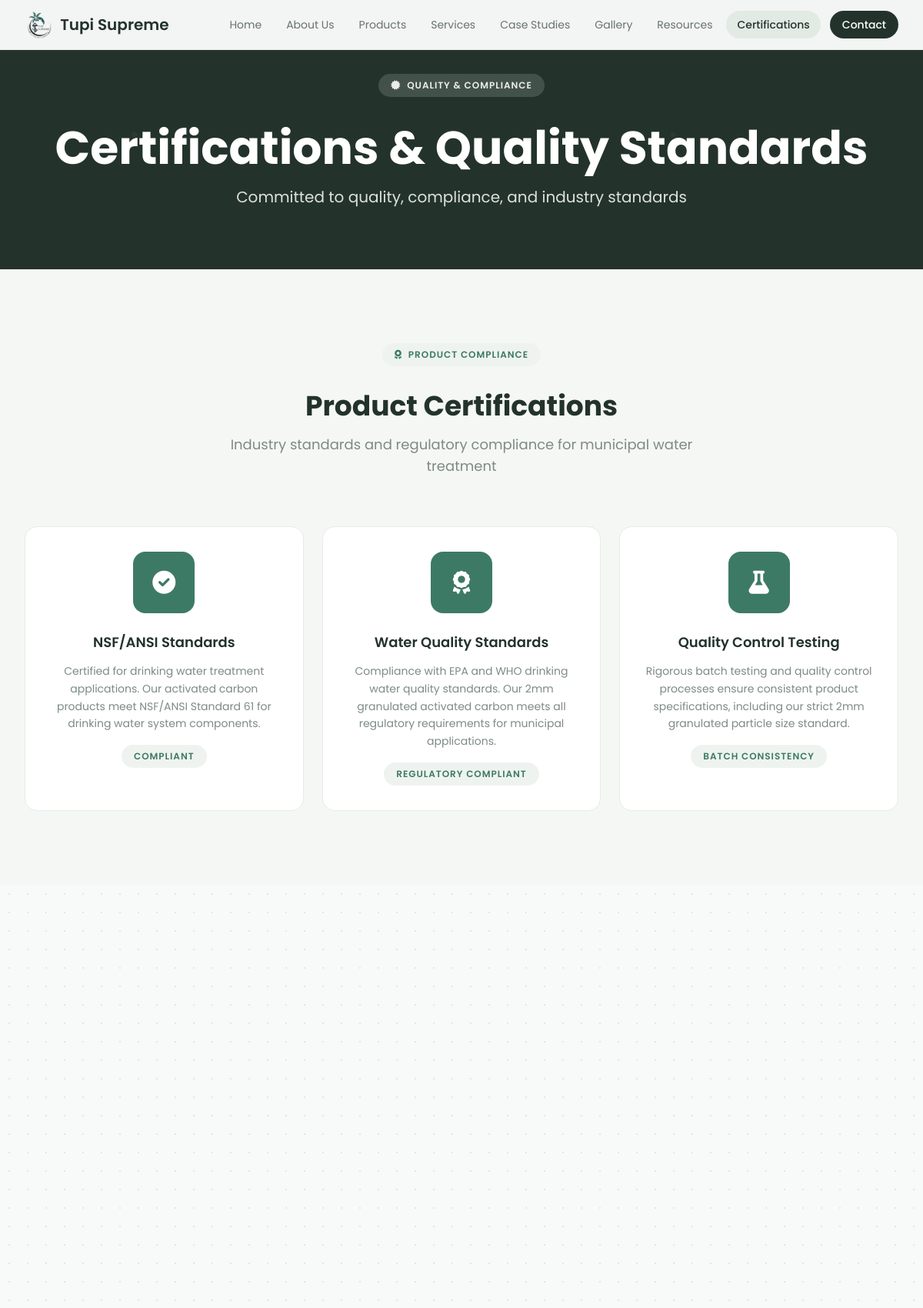
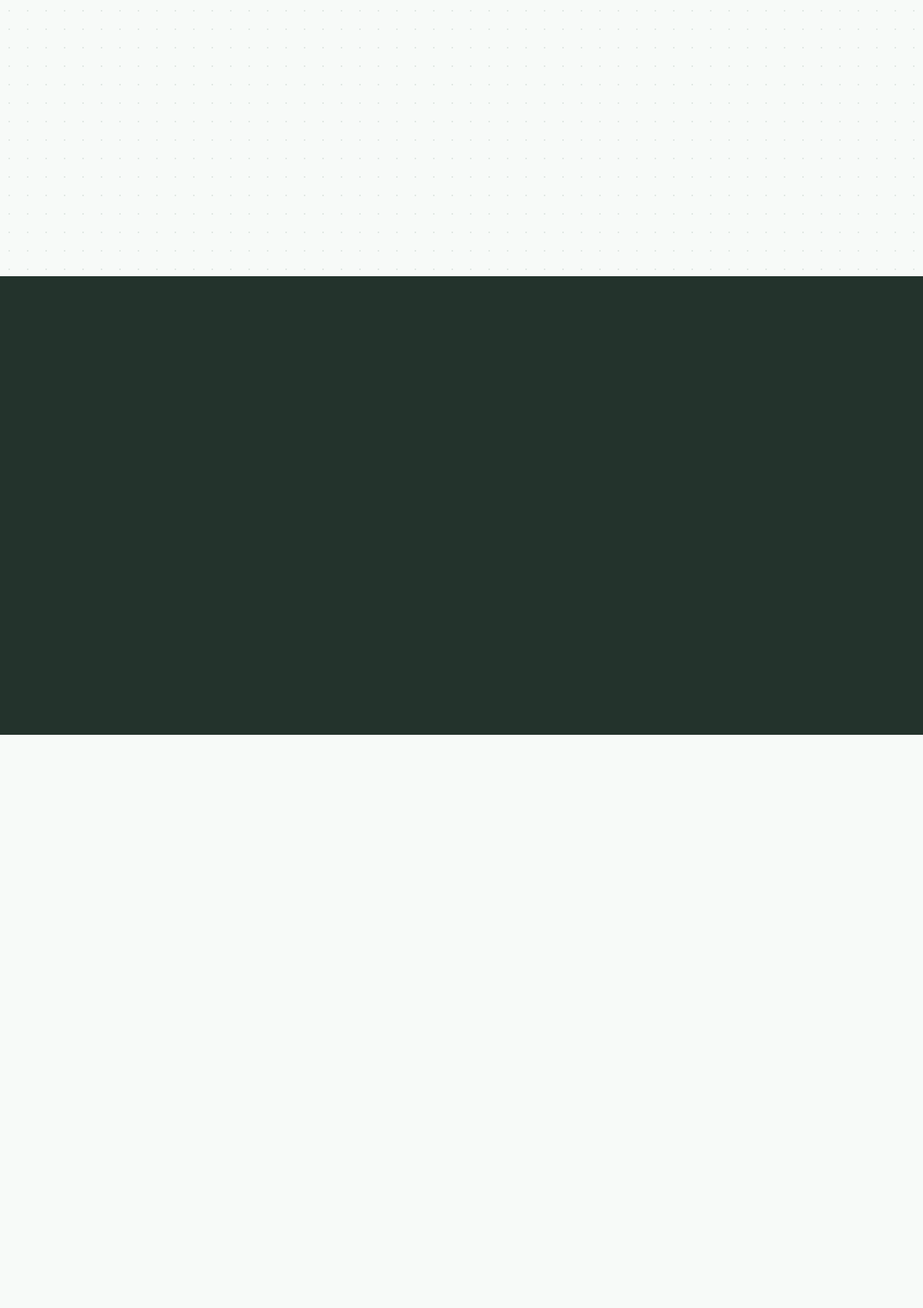
Screenshot of /certifications.php (upper part) with the database file from the repository (2 pictures, top to bottom).
### tables this page shows
CREATE TABLE IF NOT EXISTS site_settings (
    id INT AUTO_INCREMENT PRIMARY KEY,
    setting_key VARCHAR(100) UNIQUE NOT NULL,
    setting_value TEXT,
    setting_type VARCHAR(50) DEFAULT 'text',
    description TEXT,
    updated_at TIMESTAMP DEFAULT CURRENT_TIMESTAMP ON UPDATE CURRENT_TIMESTAMP,
    updated_by INT,
    FOREIGN KEY (updated_by) REFERENCES admin_users(id) ON DELETE SET NULL,
    INDEX idx_setting_key (setting_key)
);

CREATE TABLE `page_content` (
  `id` int(11) NOT NULL,
  `page_name` varchar(50) NOT NULL,
  `section_name` varchar(100) NOT NULL,
  `content_type` enum('text','html','json','image_url') DEFAULT 'text',
  `content` text DEFAULT NULL,
  `hero_icon` varchar(100) DEFAULT NULL,
  `display_order` int(11) DEFAULT 0,
  `is_active` tinyint(1) DEFAULT 1,
  `created_at` timestamp NOT NULL DEFAULT current_timestamp(),
  `updated_at` timestamp NOT NULL DEFAULT current_timestamp() ON UPDATE current_timestamp(),
  `updated_by` int(11) DEFAULT NULL
);

CREATE TABLE `certifications` (
  `id` int(11) NOT NULL,
  `title` varchar(200) NOT NULL,
  `issuing_organization` varchar(200) DEFAULT NULL,
  `certificate_number` varchar(100) DEFAULT NULL,
  `issue_date` date DEFAULT NULL,
  `expiry_date` date DEFAULT NULL,
  `description` text DEFAULT NULL,
  `image_url` varchar(500) DEFAULT NULL,
  `document_url` varchar(500) DEFAULT NULL,
  `display_order` int(11) DEFAULT 0,
  `is_active` tinyint(1) DEFAULT 1,
  `created_at` timestamp NOT NULL DEFAULT current_timestamp(),
  `updated_at` timestamp NOT NULL DEFAULT current_timestamp() ON UPDATE current_timestamp(),
  `updated_by` int(11) DEFAULT NULL
);

### includes/config.php (called while the page is built, shortened)
<?php
function getSiteSetting($key, $default = '') {
    $db = getDB();
    $stmt = $db->prepare("SELECT setting_value FROM site_settings WHERE setting_key = ?");
    $stmt->bind_param("s", $key);
    $stmt->execute();
    $result = $stmt->get_result();
    if ($row = $result->fetch_assoc()) {
        return $row['setting_value'];
    }
    return $default;
}
function getPageContent($page_name, $section_name, $default = '') {
    $db = getDB();
    $stmt = $db->prepare("SELECT content FROM page_content WHERE page_name = ? AND section_name = ? AND is_active = 1");
    $stmt->bind_param("ss", $page_name, $section_name);
    $stmt->execute();
    $result = $stmt->get_result();
    if ($row = $result->fetch_assoc()) {
        return $row['content'];
    }
    return $default;
}
function getCertifications($category = null, $limit = null) {
    $db = getDB();
    $sql = "SELECT * FROM certifications WHERE is_active = 1";
    if ($category) {
        $sql .= " AND category = '" . $db->real_escape_string($category) . "'";
    }
    $sql .= " ORDER BY display_order, title";
    $result = $db->query($sql);
    $certs = [];
    while ($row = $result->fetch_assoc()) {
        $certs[] = $row;
    }
    return $certs;
}
function htmlspecialchars_safe($string) {
    return htmlspecialchars($string ?? '', ENT_QUOTES, 'UTF-8');
}
function nl2br_safe($string) {
    return nl2br(htmlspecialchars($string ?? '', ENT_QUOTES, 'UTF-8'));
}

### certifications.php (the view, shortened to what this page needs)
<?php
require_once 'includes/config.php';
$current_page = 'certifications';
$page_header_title = getPageContent('certifications', 'page_header_title', 'Certifications & Quality Standards');
$page_header_subtitle = getPageContent('certifications', 'page_header_subtitle', 'Committed to quality, compliance, and industry standards');
$product_certs_title = getPageContent('certifications', 'product_certs_title', 'Product Certifications');
$product_certs_subtitle = getPageContent('certifications', 'product_certs_subtitle', 'Industry standards and regulatory compliance for municipal water treatment');
$product_certs = getCertifications('product');
?>
<!DOCTYPE html>
<html lang="en">
<head>
    <script src="https://cdn.tailwindcss.com"></script>
    <link href="https://cdnjs.cloudflare.com/ajax/libs/font-awesome/6.0.0/css/all.min.css" rel="stylesheet">
</head>
<body>
    <?php include 'includes/navbar.php'; ?>
    <section id="page-header" class="page-header-gradient text-white relative overflow-hidden pt-24 pb-20">
        <div class="page-header-pattern absolute inset-0 opacity-30"></div>
        <div class="max-w-7xl mx-auto px-4 sm:px-6 lg:px-8 relative z-10">
            <div class="text-center">
                <span class="eyebrow bg-white/15 text-white/90 mb-5 fade-in fade-in-delay-1">
                    <i class="fas fa-certificate text-xs"></i> Quality & Compliance
                </span>
                <h1 class="text-4xl lg:text-6xl font-bold mb-5 leading-tight mt-4 fade-in fade-in-delay-2"><?php echo htmlspecialchars_safe($page_header_title); ?></h1>
                <p class="text-lg lg:text-xl text-white/85 max-w-2xl mx-auto fade-in fade-in-delay-3"><?php echo htmlspecialchars_safe($page_header_subtitle); ?></p>
            </div>
        </div>
    </section>
    <?php if (!empty($product_certs)): ?>
    <section id="product-certifications" class="bg-[#f5f7f5] py-20 lg:py-24">
        <div class="max-w-7xl mx-auto px-4 sm:px-6 lg:px-8">
            <div class="text-center mb-16 reveal">
                <span class="eyebrow mb-4">
                    <i class="fas fa-award text-xs"></i> Product Compliance
                </span>
                <h2 class="text-3xl lg:text-4xl font-bold text-[#23332c] mb-4 mt-4"><?php echo htmlspecialchars_safe($product_certs_title); ?></h2>
                <p class="text-lg text-[#7d8b84] max-w-2xl mx-auto"><?php echo nl2br_safe($product_certs_subtitle); ?></p>
            </div>
            <div class="grid grid-cols-1 md:grid-cols-3 gap-6">
                <?php foreach ($product_certs as $index => $cert): ?>
                <div class="cert-card bg-white border border-[#e6ece8] rounded-2xl p-8 text-center reveal reveal-delay-<?php echo ($index % 4) + 1; ?>">
                    <div class="cert-badge w-20 h-20 rounded-2xl flex items-center justify-center mx-auto mb-6">
                        <i class="<?php echo htmlspecialchars_safe($cert['icon'] ?: 'fas fa-certificate'); ?> text-3xl text-white"></i>
                    </div>
                    <h3 class="text-lg font-semibold text-[#23332c] mb-3"><?php echo htmlspecialchars_safe($cert['title']); ?></h3>
                    <?php if (!empty($cert['description'])): ?>
                        <p class="text-[#7d8b84] mb-4 leading-relaxed text-sm"><?php echo nl2br_safe($cert['description']); ?></p>
                    <?php endif; ?>
                    <?php if (!empty($cert['badge_label'])): ?>
                        <span class="eyebrow"><?php echo htmlspecialchars_safe($cert['badge_label']); ?></span>
                    <?php endif; ?>
                </div>
                <?php endforeach; ?>
            </div>
        </div>
    </section>
    <?php endif; ?>
    <section id="quality-management" class="py-20 lg:py-24 relative overflow-hidden">
        <div class="max-w-7xl mx-auto px-4 sm:px-6 lg:px-8 relative">
        </div>
    </section>
    <section id="industry-compliance" class="bg-[#23332c] text-white py-20 lg:py-24 relative overflow-hidden">
        <div class="max-w-7xl mx-auto px-4 sm:px-6 lg:px-8 relative">
            <div class="grid grid-cols-1 md:grid-cols-2 lg:grid-cols-4 gap-5">
            </div>
        </div>
    </section>
    <section id="testing-validation" class="py-20 lg:py-24">
        <div class="max-w-7xl mx-auto px-4 sm:px-6 lg:px-8">
        </div>
    </section>
</body>
</html>

### includes/navbar.php (shortened to what this page needs)
<?php
$company_name = getSiteSetting('company_short_name', 'Tupi Supreme');
?>
<nav class="bg-white/95 backdrop-blur-sm text-[#23332c] fixed w-full top-0 z-50 border-b border-[#e6ece8]">
    <div class="max-w-7xl mx-auto px-4 sm:px-6 lg:px-8">
        <div class="flex justify-between items-center h-16">
            <a href="index.php" class="flex items-center text-xl font-semibold text-[#23332c]">
                <img src="uploads/images/tupi_supreme_logo.png" alt="<?php echo htmlspecialchars_safe($company_name); ?> logo" class="h-9 w-auto mr-2 object-contain"><?php echo htmlspecialchars_safe($company_name); ?>
            </a>
            <div class="hidden md:block">
                <div class="ml-10 flex items-center gap-1">
                    <a href="index.php" class="<?php echo $current_page === 'index' ? 'bg-[#e2eae4] text-[#23332c] font-medium' : 'text-[#66746c] hover:bg-[#eaf0ec] hover:text-[#23332c]'; ?> px-3.5 py-2 rounded-full text-sm transition-colors">Home</a>
                    <a href="about.php" class="<?php echo $current_page === 'about' ? 'bg-[#e2eae4] text-[#23332c] font-medium' : 'text-[#66746c] hover:bg-[#eaf0ec] hover:text-[#23332c]'; ?> px-3.5 py-2 rounded-full text-sm transition-colors">About Us</a>
                    <a href="products.php" class="<?php echo $current_page === 'products' ? 'bg-[#e2eae4] text-[#23332c] font-medium' : 'text-[#66746c] hover:bg-[#eaf0ec] hover:text-[#23332c]'; ?> px-3.5 py-2 rounded-full text-sm transition-colors">Products</a>
                    <a href="services.php" class="<?php echo $current_page === 'services' ? 'bg-[#e2eae4] text-[#23332c] font-medium' : 'text-[#66746c] hover:bg-[#eaf0ec] hover:text-[#23332c]'; ?> px-3.5 py-2 rounded-full text-sm transition-colors">Services</a>
                    <a href="case-studies.php" class="<?php echo $current_page === 'case-studies' ? 'bg-[#e2eae4] text-[#23332c] font-medium' : 'text-[#66746c] hover:bg-[#eaf0ec] hover:text-[#23332c]'; ?> px-3.5 py-2 rounded-full text-sm transition-colors">Case Studies</a>
                    <a href="gallery.php" class="<?php echo $current_page === 'gallery' ? 'bg-[#e2eae4] text-[#23332c] font-medium' : 'text-[#66746c] hover:bg-[#eaf0ec] hover:text-[#23332c]'; ?> px-3.5 py-2 rounded-full text-sm transition-colors">Gallery</a>
                    <a href="resources.php" class="<?php echo $current_page === 'resources' ? 'bg-[#e2eae4] text-[#23332c] font-medium' : 'text-[#66746c] hover:bg-[#eaf0ec] hover:text-[#23332c]'; ?> px-3.5 py-2 rounded-full text-sm transition-colors">Resources</a>
                    <a href="certifications.php" class="<?php echo $current_page === 'certifications' ? 'bg-[#e2eae4] text-[#23332c] font-medium' : 'text-[#66746c] hover:bg-[#eaf0ec] hover:text-[#23332c]'; ?> px-3.5 py-2 rounded-full text-sm transition-colors">Certifications</a>
                    <a href="contact.php" class="ml-2 bg-[#23332c] text-white hover:bg-[#3a4a41] px-4 py-2 rounded-full text-sm font-medium transition-colors">Contact</a>
                </div>
            </div>
        </div>
    </div>
</nav>

### certifications.php (style rules this page uses)
html { scroll-behavior: smooth; }
body { font-family: 'Poppins', ui-sans-serif, system-ui, sans-serif; background-color: #f7faf8; color: #23332c; }
.page-header-gradient { background: #23332c; }
.eyebrow { display: inline-flex; align-items: center; gap: 0.5rem; padding: 0.375rem 1rem; background-color: #eef3f0; color: #3d7a66; font-size: 0.75rem; font-weight: 600; letter-spacing: 0.08em; text-transform: uppercase; border-radius: 9999px; }
.cert-card { transition: transform 0.35s cubic-bezier(0.4, 0, 0.2, 1), border-color 0.35s ease, box-shadow 0.35s ease; }
.cert-badge { background: #3d7a66; transition: transform 0.35s cubic-bezier(0.4, 0, 0.2, 1); }
.reveal { opacity: 0; transform: translateY(24px); transition: opacity 0.6s cubic-bezier(0.4, 0, 0.2, 1), transform 0.6s cubic-bezier(0.4, 0, 0.2, 1); }
.reveal.is-visible { opacity: 1; transform: translateY(0); }
.reveal-delay-1 { transition-delay: 0.08s; }
.reveal-delay-2 { transition-delay: 0.16s; }
.reveal-delay-3 { transition-delay: 0.24s; }
.fade-in { opacity: 0; animation: fadeInUp 0.5s ease-out forwards; }
.fade-in-delay-1 { animation-delay: 0.05s; }
.fade-in-delay-2 { animation-delay: 0.15s; }
.fade-in-delay-3 { animation-delay: 0.25s; }

### includes/navbar.php (style rules this page uses)
section[id] { scroll-margin-top:5rem }

### rows the page displays
site_settings: setting_value "Tupi Supreme"
page_content: content "Certifications & Quality Standards"
page_content: content "Committed to quality, compliance, and industry standards"
page_content: content "Product Certifications"
page_content: content "Industry standards and regulatory compliance for municipal water treatment"
certifications: title "NSF/ANSI Standards", description "Certified for drinking water treatment applications. Our activated carbon products meet NSF/ANSI Standard 61 for drinking water system components.", badge_label "COMPLIANT"
certifications: title "Water Quality Standards", description "Compliance with EPA and WHO drinking water quality standards. Our 2mm granulated activated carbon meets all regulatory requirements for municipal applications.", badge_label "REGULATORY COMPLIANT"
certifications: title "Quality Control Testing", description "Rigorous batch testing and quality control processes ensure consistent product specifications, including our strict 2mm granulated particle size standard.", badge_label "BATCH CONSISTENCY"
